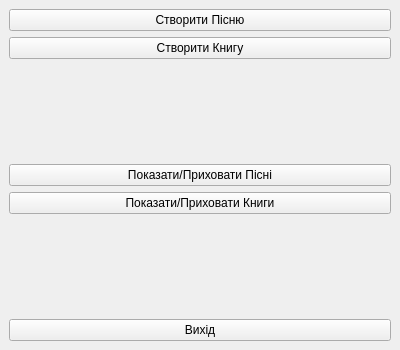
<?xml version="1.0" encoding="UTF-8"?>
<ui version="4.0">
 <class>MainWindow</class>
 <widget class="QMainWindow" name="MainWindow">
  <property name="geometry">
   <rect>
    <x>0</x>
    <y>0</y>
    <width>400</width>
    <height>350</height>
   </rect>
  </property>
  <property name="windowTitle">
   <string>MDI Application (PR11 - SQL)</string>
  </property>
  <widget class="QWidget" name="centralwidget">
   <layout class="QVBoxLayout" name="verticalLayout">
    <item>
     <widget class="QPushButton" name="btnCreateSong">
      <property name="text">
       <string>Створити Пісню</string>
      </property>
     </widget>
    </item>
    <item>
     <widget class="QPushButton" name="btnCreateBook">
      <property name="text">
       <string>Створити Книгу</string>
      </property>
     </widget>
    </item>
    <item>
     <spacer name="verticalSpacer_1">
      <property name="orientation">
       <enum>Qt::Vertical</enum>
      </property>
      <property name="sizeHint" stdset="0">
       <size>
        <width>20</width>
        <height>20</height>
       </size>
      </property>
     </spacer>
    </item>
    <item>
     <widget class="QPushButton" name="btnShowSongs">
      <property name="text">
       <string>Показати/Приховати Пісні</string>
      </property>
     </widget>
    </item>
    <item>
     <widget class="QPushButton" name="btnShowBooks">
      <property name="text">
       <string>Показати/Приховати Книги</string>
      </property>
     </widget>
    </item>
    <item>
     <spacer name="verticalSpacer_2">
      <property name="orientation">
       <enum>Qt::Vertical</enum>
      </property>
      <property name="sizeHint" stdset="0">
       <size>
        <width>20</width>
        <height>40</height>
       </size>
      </property>
     </spacer>
    </item>
    <item>
     <widget class="QPushButton" name="btnExit">
      <property name="text">
       <string>Вихід</string>
      </property>
     </widget>
    </item>
   </layout>
  </widget>
 </widget>
 <resources/>
 <connections/>
</ui>
